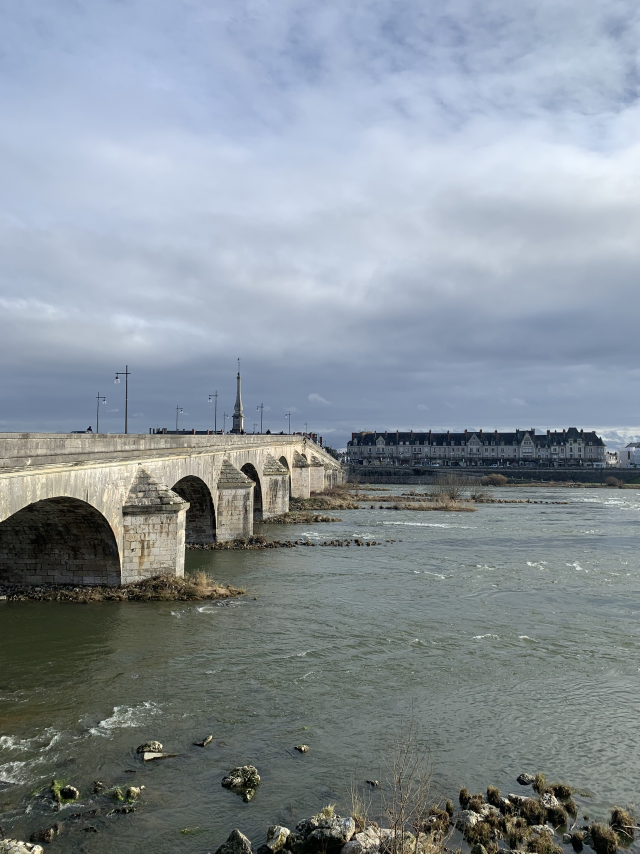
#> input picture blois.jpg, 1920 x 2560 px (shown at 1/3 size)
$ python -i panorama.py   (imports and definitions only)
#> lines starting #> are read from the running program, lines starting #| are printed output that depends on the picture
import numpy as np
import cv2 as cv
from skimage import filters

def rgb2gray(rgb):
    r, g, b = rgb[:,:,0], rgb[:,:,1], rgb[:,:,2]
    gray = 0.2989 * r + 0.5870 * g + 0.1140 * b
    return gray

def ComputeHomographyMatrix(PointSet1, PointSet2):
    m = len(PointSet1)
    A = np.zeros((2 * m, 9))
    for i in range(m):
        A[2 * i, :] = [PointSet1[i][0], PointSet1[i][1], 1, 0, 0, 0, -PointSet2[i][0] * PointSet1[i][0], -PointSet2[i][0] * PointSet1[i][1], -PointSet2[i][0]]
        A[2 * i + 1, :] = [0, 0, 0, PointSet1[i][0], PointSet1[i][1], 1, -PointSet2[i][1] * PointSet1[i][0], -PointSet2[i][1] * PointSet1[i][1], -PointSet2[i][1]]
    _, _, V = np.linalg.svd(A)
    H = np.reshape(V[-1, :], (3, 3))
    return H

def HarrisDetector(img, window = 5, alpha = 0.05, threshold = 2000000):
    Ix = filters.sobel_v(img)
    Iy = filters.sobel_h(img)
    ker = cv.getGaussianKernel(window, sigma = 1)
    Ixx = cv.filter2D(Ix ** 2, -1, ker)
    Ixy = cv.filter2D(Ix * Iy, -1, ker)
    Iyy = cv.filter2D(Iy ** 2, -1, ker)
    response = (Ixx * Iyy - Ixy ** 2) - alpha * (Ixx + Iyy) ** 2
    response[response < threshold] = 0
    return response

>>> import cv2
>>> picture = cv2.imread('blois.jpg', cv2.IMREAD_GRAYSCALE)
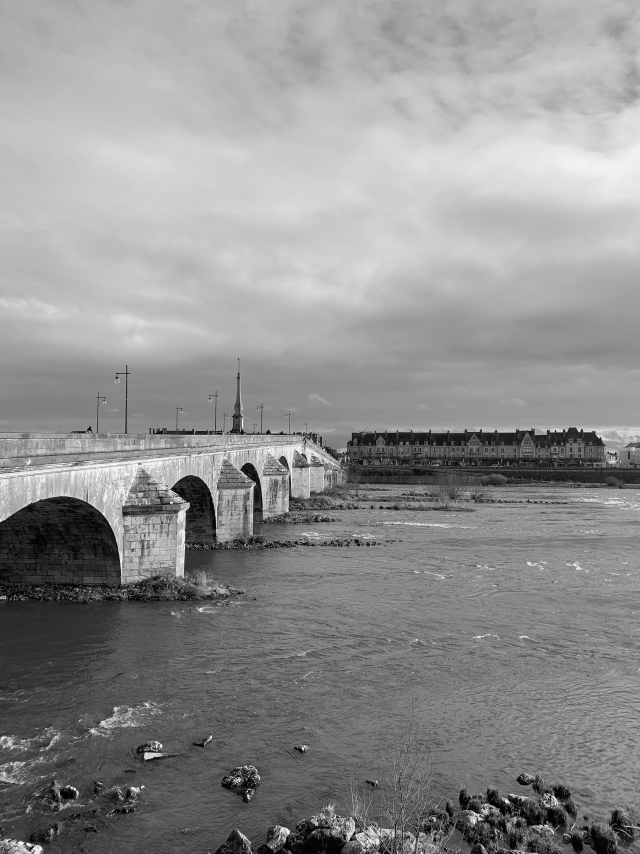
#> picture: shape (2560, 1920) (shown at 1/3 size); min 0, max 255, mean 144
>>> result = HarrisDetector(picture)
#> in HarrisDetector, `Ix = filters.sobel_v(img)`:
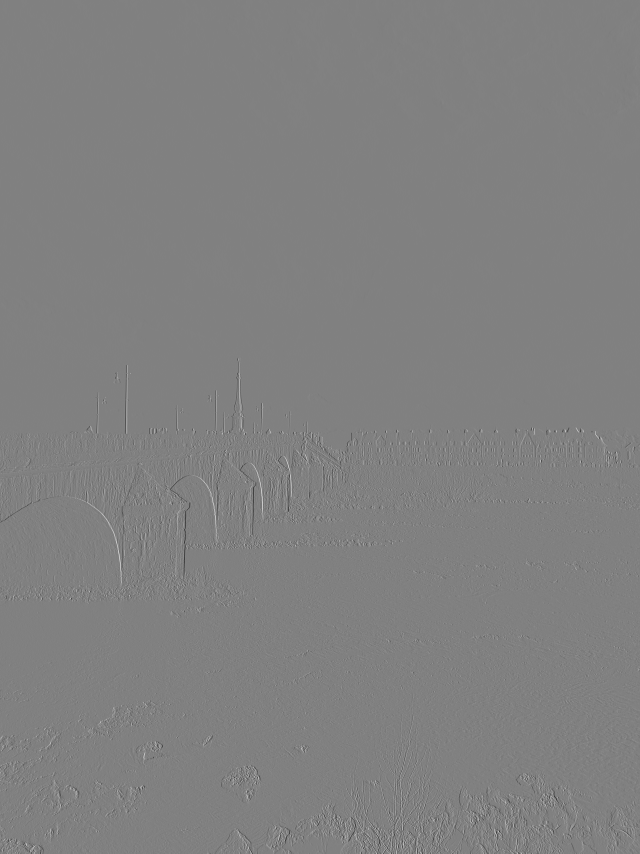
#> Ix: shape (2560, 1920) float64 (shown at 1/3 size); min -0.984, max 0.963, mean 0.000121; drawn with min black and max white
#> in HarrisDetector, `Ixx = cv.filter2D(Ix ** 2, -1, ker)`:
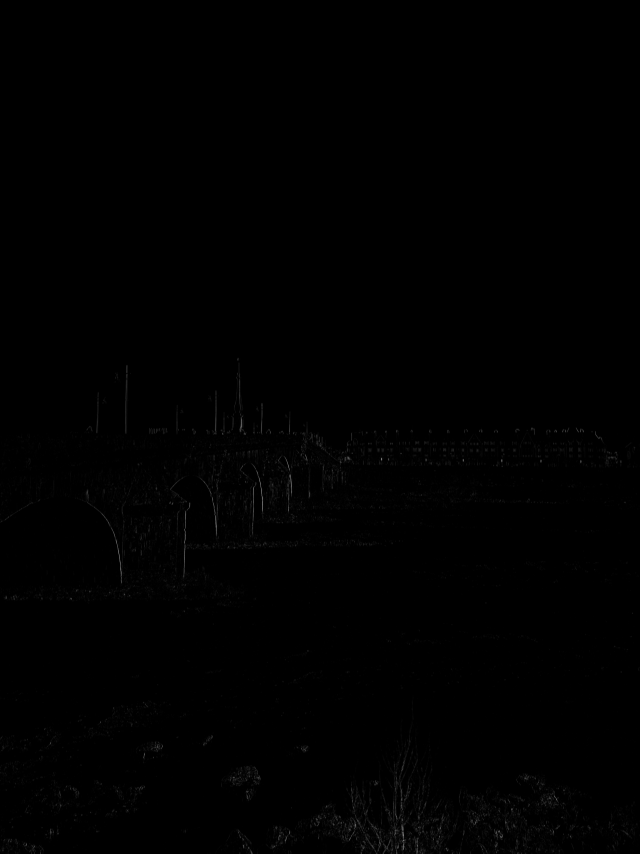
#> Ixx: shape (2560, 1920) float64 (shown at 1/3 size); min 0, max 0.949, mean 0.00311
#> in HarrisDetector, `response[response < threshold] = 0`: response: shape (2560, 1920) float64; every value is 0

$ run again, on thien-mu.jpg
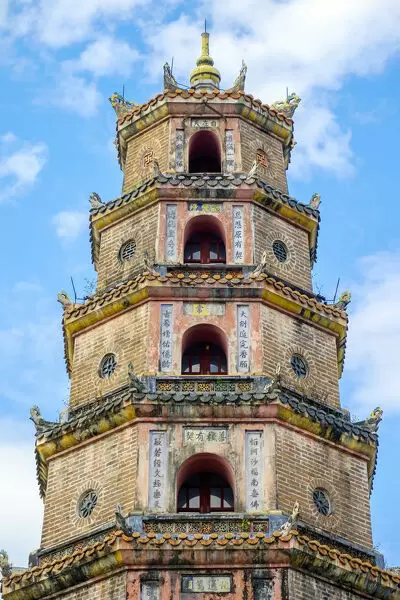
#> input picture thien-mu.jpg, 400 x 600 px
#> in HarrisDetector, `Ixy = cv.filter2D(Ix * Iy, -1, ker)`:
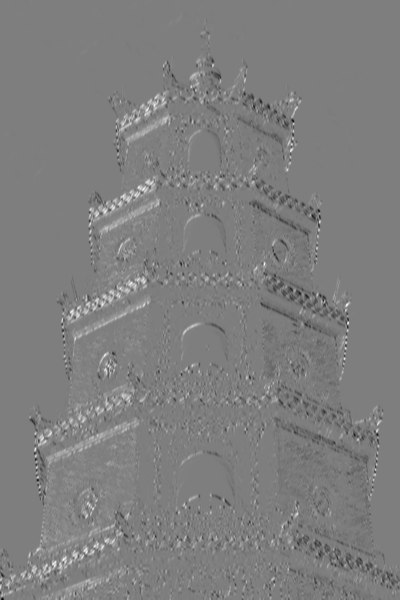
#> Ixy: shape (600, 400) float64; min -0.129, max 0.131, mean 0.000553; drawn with min black and max white
#> in HarrisDetector, `Iyy = cv.filter2D(Iy ** 2, -1, ker)`:
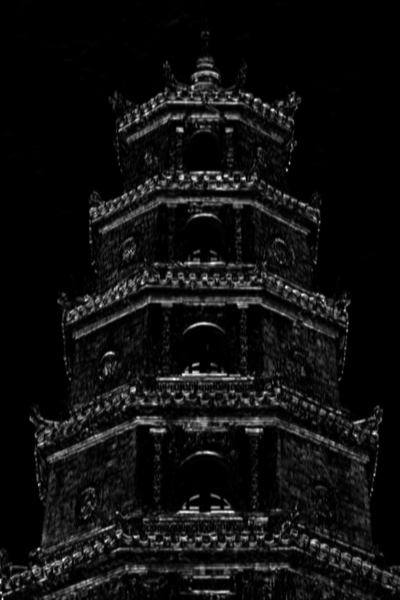
#> Iyy: shape (600, 400) float64; min 0, max 0.228, mean 0.0143; drawn with min black and max white

$ run again, on MelakwaLake1.png
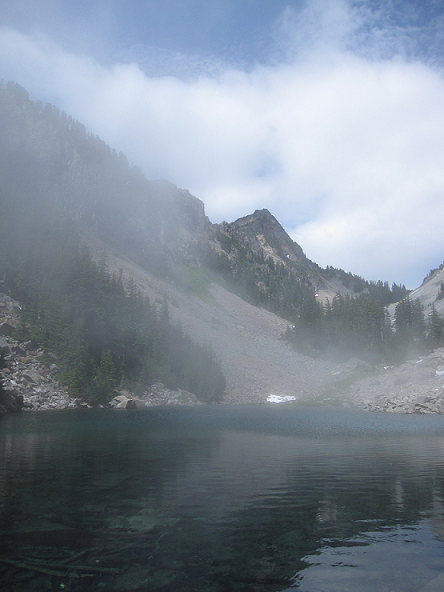
#> input picture MelakwaLake1.png, 444 x 592 px
#> in HarrisDetector, `Iy = filters.sobel_h(img)`:
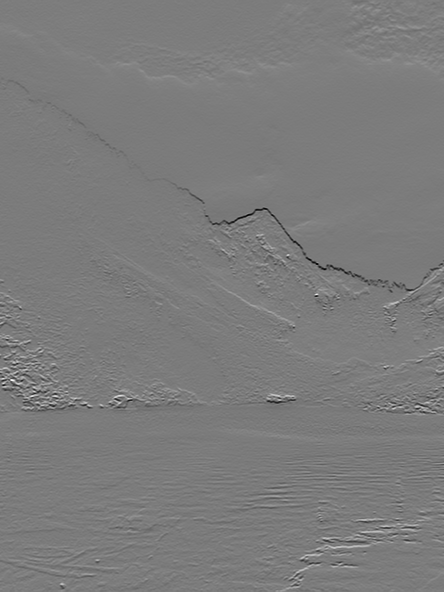
#> Iy: shape (592, 444) float64; min -0.467, max 0.49, mean -0.00128; drawn with min black and max white
#> in HarrisDetector, `Ixx = cv.filter2D(Ix ** 2, -1, ker)`:
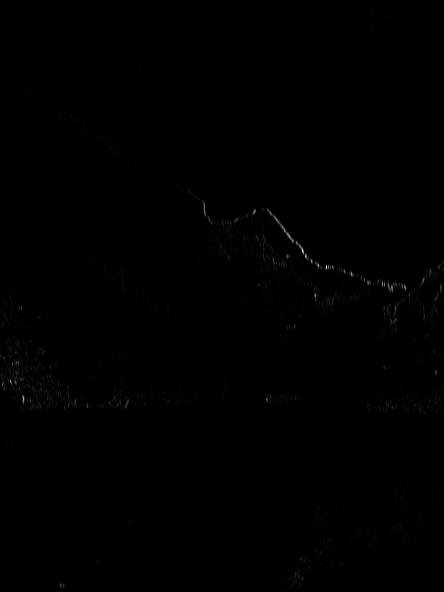
#> Ixx: shape (592, 444) float64; min 0, max 0.184, mean 0.000458; drawn with min black and max white

$ run again, on MelakwaLake2.png
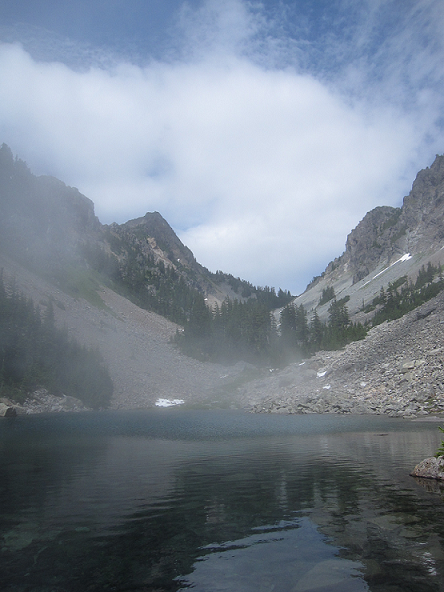
#> input picture MelakwaLake2.png, 444 x 592 px
#> in HarrisDetector, `Ixx = cv.filter2D(Ix ** 2, -1, ker)`:
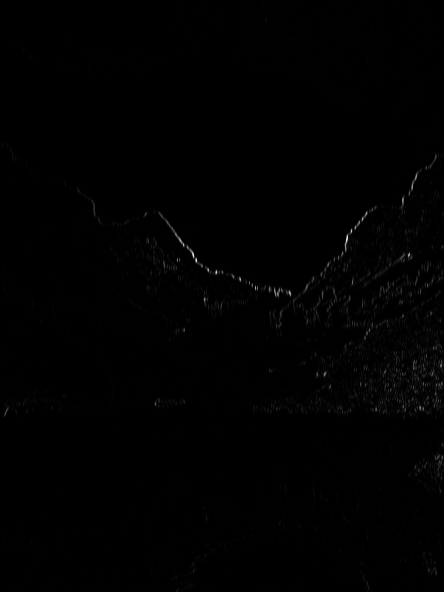
#> Ixx: shape (592, 444) float64; min 0, max 0.178, mean 0.000831; drawn with min black and max white
#> in HarrisDetector, `Ixy = cv.filter2D(Ix * Iy, -1, ker)`:
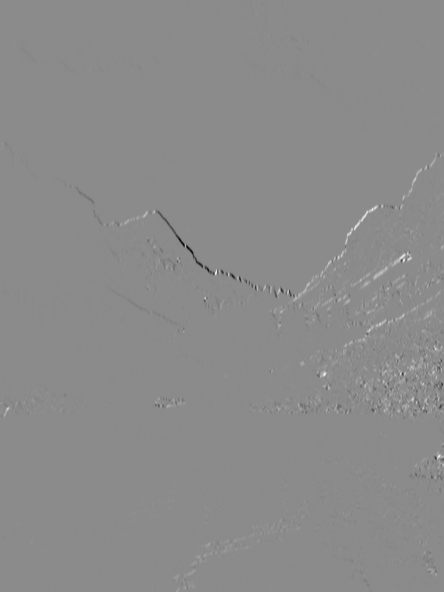
#> Ixy: shape (592, 444) float64; min -0.0776, max 0.0646, mean 0.0001; drawn with min black and max white
